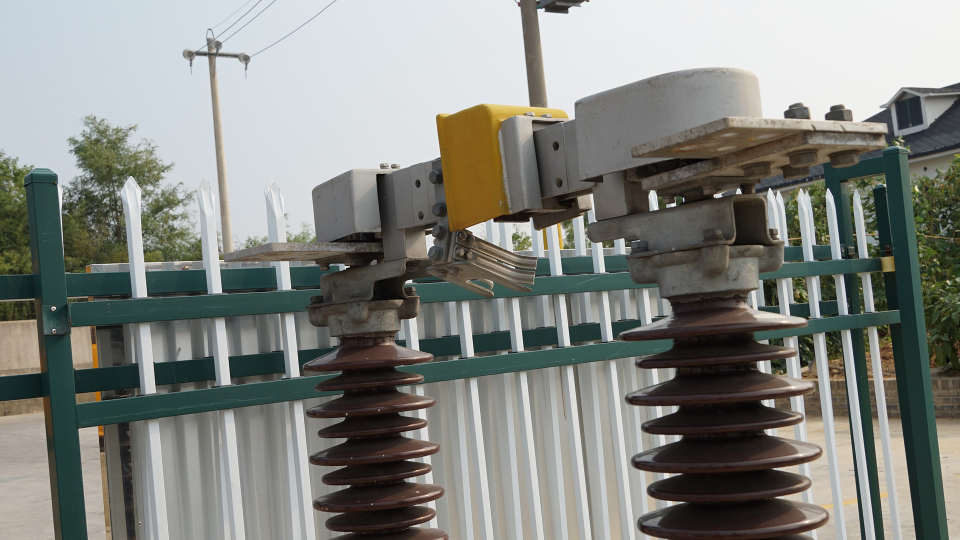
#> input picture Project2/0005_normal.jpg, 1920 x 1080 px (shown at 1/2 size)
$ python main.py   (older library calls are emulated)
#> lines starting #> are read from the running program, lines starting #| are printed output that depends on the picture; after the words box and inside, x2 and y2 are one past the last pixel; in counts of white or black regions, pixels touching at a corner belong together
#> further down, normal_img is the input picture: shape (1080, 1920, 3); mean B, G, R 128, 133.2, 131.1
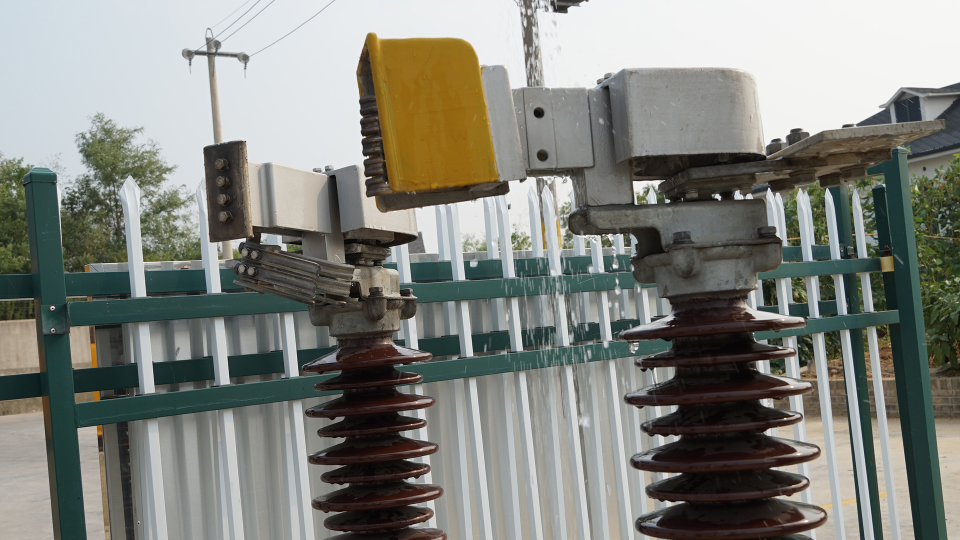
#> input picture Project2/0005_3.jpg, 1920 x 1080 px (shown at 1/2 size)
#> further down, abnormal_img is the input picture: shape (1080, 1920, 3); mean B, G, R 125.7, 132.2, 130.3
import cv2
import numpy as np
import os
import matplotlib.pyplot as plt
from skimage.segmentation import felzenszwalb
# define gaussian blur kernel size to remove minor distictions
k_size = 11
def preprocess_image(img):
    # Resize the image

    #Apply histogram equalization to improve contrast
    img_yuv = cv2.cvtColor(img, cv2.COLOR_BGR2YUV)
    img_yuv[:,:,0] = cv2.equalizeHist(img_yuv[:,:,0])
    img = cv2.cvtColor(img_yuv, cv2.COLOR_YUV2BGR)

    # Apply Gaussian blur to denoise the image
    img = cv2.GaussianBlur(img, (3, 3), 0)
    # blur it futher might be able to remove minor distictions?
    img = cv2.GaussianBlur(img, (k_size, k_size), 0)


    return img
# [12 lines of commented-out code are left out]

def abnoral_detection(normal_img,abnormal_img):
    #resize abnormal image
    abnormal_img = cv2.resize(abnormal_img, (640, 480))
#> abnormal_img: shape (480, 640, 3)
    normal_img = cv2.resize(normal_img, (640, 480))
#> normal_img: shape (480, 640, 3)
    org_gray = cv2.cvtColor(abnormal_img, cv2.COLOR_BGR2GRAY)
    # Convert images to grayscale
    normal_img_ = preprocess_image(normal_img)
#> in preprocess_image, `img_yuv = cv2.cvtColor(img, cv2.COLOR_BGR2YUV)`: img_yuv: shape (480, 640, 3); mean of channels 0, 1, 2 132, 126, 127.2
#> in preprocess_image, `img_yuv[:,:,0] = cv2.equalizeHist(img_yuv[:,:,0])`: img_yuv: shape (480, 640, 3); mean of channels 0, 1, 2 128.1, 126, 127.2
    abnormal_img_ = preprocess_image(abnormal_img)
#> in preprocess_image (call 2), `img_yuv = cv2.cvtColor(img, cv2.COLOR_BGR2YUV)`: img_yuv: shape (480, 640, 3); mean of channels 0, 1, 2 130.9, 125.5, 127.5
#> in preprocess_image (call 2), `img_yuv[:,:,0] = cv2.equalizeHist(img_yuv[:,:,0])`: img_yuv: shape (480, 640, 3); mean of channels 0, 1, 2 128.1, 125.5, 127.5


    # show the result
    # cv2.imshow('normal', normal_img_)
    cv2.imshow('abnormal', abnormal_img_)
    cv2.waitKey(0)
    cv2.destroyAllWindows()

    normal_gray = cv2.cvtColor(normal_img_, cv2.COLOR_BGR2GRAY)
    abnormal_gray = cv2.cvtColor(abnormal_img_, cv2.COLOR_BGR2GRAY)
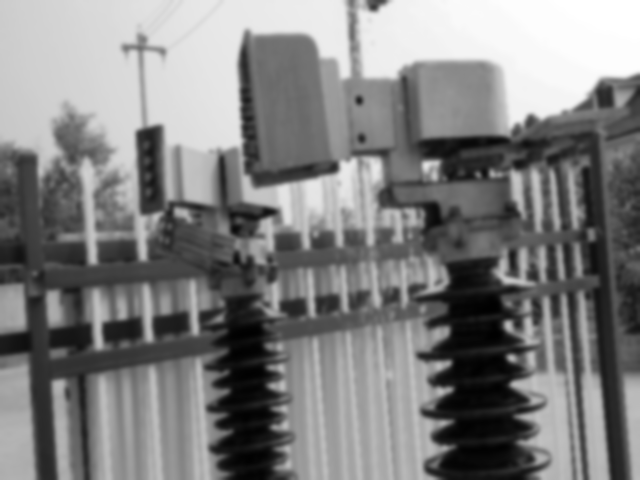
#> abnormal_gray: shape (480, 640); min 1, max 255, mean 128.2


    # Create a SIFT object
    sift = cv2.SIFT_create()

    # Set the scale range
    sift.setSigma(60)  # Set the sigma value to control the scale range

    # Detect keypoints and compute descriptors for both images
    kp1, des1 = sift.detectAndCompute(normal_gray, None)
#> kp1 = 6 keypoints; (x, y, size): (364, 428, 102.5), (159, 442, 82.3), (252, 227, 73), (183, 128, 114.9), (241, 282, 120.3), (241, 281, 120.1)
    kp2, des2 = sift.detectAndCompute(abnormal_gray, None)
#> kp2 = 3 keypoints; (x, y, size): (364, 429, 101.8), (545, 63, 80.3), (454, 150, 85.4)

    # Create BFMatcher object
    bf = cv2.BFMatcher()

    # Match descriptors of normal and abnormal image keypoints
    matches = bf.match(des1, des2)
#> matches = 6 matches

    # Sort matches by distance
    matches = sorted(matches, key=lambda x: x.distance)

    # Extract the matched keypoints
    #matched_kp1 = np.float32([kp1[m.queryIdx].pt for m in matches]).reshape(-1, 1, 2)
    #matched_kp2 = np.float32([kp2[m.trainIdx].pt for m in matches]).reshape(-1, 1, 2)
    # Extract the matched keypoints
    matched_kp1 = [kp1[m.queryIdx] for m in matches]
#> matched_kp1 has the same summary as kp1
    matched_kp2 = [kp2[m.trainIdx] for m in matches]
#> matched_kp2 = 6 keypoints; (x, y, size): (364, 429, 101.8), (364, 429, 101.8), (545, 63, 80.3), (454, 150, 85.4), (454, 150, 85.4), (454, 150, 85.4)

    # Find the unmatched keypoints
    unmatched_kp1 = [kp for kp in kp1 if kp not in matched_kp1]
#> unmatched_kp1 = []
    unmatched_kp2 = [kp for kp in kp2 if kp not in matched_kp2]
#> unmatched_kp2 = []
    # # Perform Felzenszwalb segmentation
    # segments = felzenszwalb(abnormal_gray, scale=300, sigma=0.5, min_size=30)
    #
    # # Create markers image
    # markers = np.zeros(abnormal_gray.shape[:2], dtype=np.int32)
    #
    # # Assign label to each segment
    # for i, segment in enumerate(np.unique(segments)):
    #     markers[segments == segment] = i + 1

    #plot the histogram of abnormal gray
    plt.hist(org_gray.ravel(), 256, [0, 256])
    plt.show()
#> figure, not shown here; tallest bar 5636 high, from x = 244 to 245

    # # Calculate gradient
    # sobel = cv2.Sobel(org_gray, cv2.CV_64F, 1, 1, ksize=5)
    #
    # # Apply gradient threshold
    # _, edge_map = cv2.threshold(sobel, 0.05, 1, cv2.THRESH_BINARY)
    #
    # # Invert edge map
    # #weight_map = 1 - edge_map
    # #mask abnormal_gray with edge map
    # abnormal_gray_ = org_gray * edge_map
    # #plot the histogram of abnormal gray_
    # plt.hist(abnormal_gray_.ravel(), 256, [0, 256])
    # plt.show()
    #
    # # Use weight map in Otsu's thresholding
    # abnormal_gray_ = abnormal_gray_.astype(np.uint8)
    # _, thresh = cv2.threshold(abnormal_gray_, 0, 255, cv2.THRESH_BINARY + cv2.THRESH_OTSU)
    # # Apply threshold using _as threshold value
    # _, thresh = cv2.threshold(org_gray, _, 255, cv2.THRESH_BINARY)
    #show the result

    _,thresh=cv2.threshold(org_gray, 0, 255, cv2.THRESH_BINARY + cv2.THRESH_OTSU)
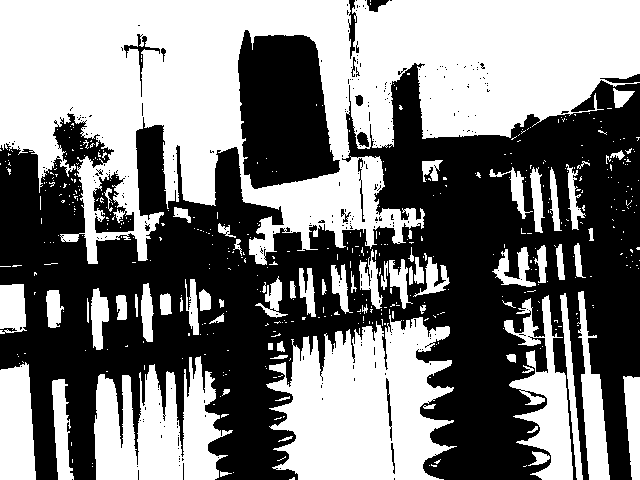
#> thresh: shape (480, 640); 49.5% white; 501 white regions (430 under 20 px), largest, box (x1, y1, x2, y2) and area: (0, 0, 640, 265) 89841, (266, 315, 457, 480) 21347, (94, 356, 233, 480) 11016
    cv2.imshow('result', thresh)
    cv2.waitKey(0)
    cv2.destroyAllWindows()
    kernel = np.ones((3, 3), np.uint8)
    opening = cv2.morphologyEx(thresh, cv2.MORPH_OPEN, kernel, iterations=2)
#> opening: shape (480, 640); 46.5% white; 70 white regions, largest, box (x1, y1, x2, y2) and area: (0, 0, 640, 261) 83632, (269, 318, 451, 480) 20373, (94, 365, 183, 480) 7372
    # sure background area
    sure_bg = cv2.dilate(opening, kernel, iterations=3)
#> sure_bg: shape (480, 640); 58% white; 10 black regions (7 under 20 px), largest, box (x1, y1, x2, y2) and area: (0, 38, 640, 480) 128841, (368, 0, 383, 8) 68, (350, 0, 354, 20) 47
    # Finding sure foreground area
    dist_transform = cv2.distanceTransform(opening, cv2.DIST_L2, 5)
    ret, sure_fg = cv2.threshold(dist_transform, 0.7 * dist_transform.max(), 255, 0)
#> sure_fg: shape (480, 640) float32; 0.45% white; 2 white regions (1 under 20 px), largest, box (x1, y1, x2, y2) and area: (0, 0, 44, 49) 1363
#> ret = 90.08
    # Finding unknown region
    sure_fg = np.uint8(sure_fg)
    unknown = cv2.subtract(sure_bg, sure_fg)
#> unknown: shape (480, 640); 57.6% white; 12 black regions (8 under 20 px), largest, box (x1, y1, x2, y2) and area: (0, 38, 640, 480) 128841, (0, 0, 44, 49) 1363, (368, 0, 383, 8) 68, (350, 0, 354, 20) 47

    # Marker labelling
    ret, markers = cv2.connectedComponents(sure_fg)
#> markers: shape (480, 640) int32; 3 distinct labels, from 0 to 2
#> ret = 3
    # Add one to all labels so that sure background is not 0, but 1
    markers = markers + 1
#> markers: shape (480, 640) int32; 3 distinct labels, from 1 to 3
    # Now, mark the region of unknown with zero
    markers[unknown == 255] = 0
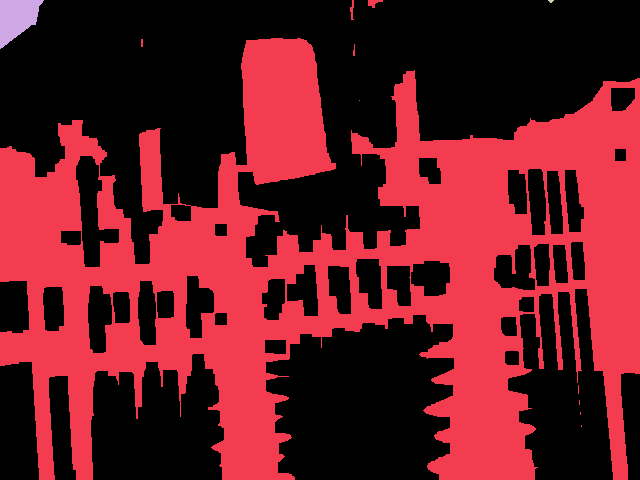
#> markers: shape (480, 640) int32; 4 distinct labels, from 0 to 3; one colour per label, 0 black
    markers = cv2.watershed(abnormal_img, markers)
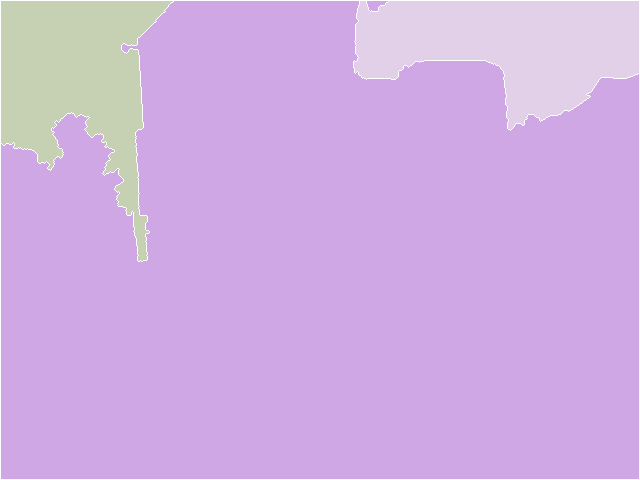
#> markers: shape (480, 640) int32; 4 distinct labels, from -1 to 3; one colour per label, 0 black, -1 white
    red = [255, 0, 0]

    abnormal_img[markers == -1] = red
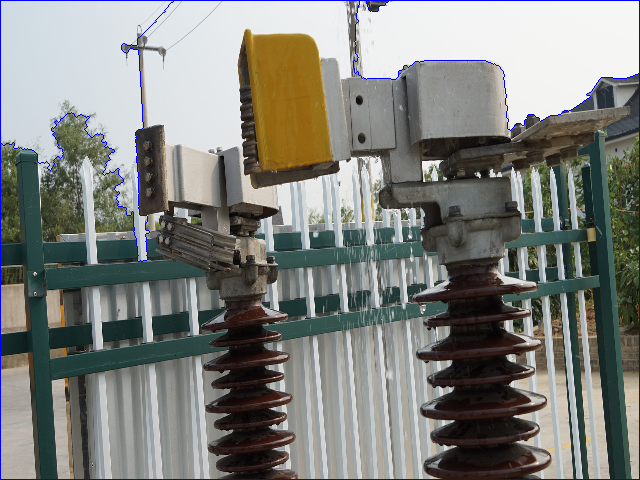
#> abnormal_img: shape (480, 640, 3); mean of channels 0, 1, 2 126.9, 130.4, 128.6; drawn as B, G, R

    fig, ax = plt.subplots(figsize=(6, 6))
    ax.imshow(markers, cmap="tab20b")
    # Draw unmatched keypoints

    for kp in unmatched_kp2:
        ax.plot(kp.pt[0], kp.pt[1], 'ro', markersize=6)
#> this loop made 0 passes
    ax.axis('off')
    plt.show()


    # Find the object with the most unmatched keypoints
    max_unmatched_keypoints = 0
    abnormal_object_index = 0
    # Convert unmatched_kp2 to an array of (x,y) coordinates
    unmatched_coords = np.float32([kp.pt for kp in unmatched_kp2]).reshape(-1, 1, 2)
#> unmatched_coords = empty array
    for label in range(1, np.max(markers)):
        mask = np.zeros_like(markers, dtype=np.uint8)
        mask[markers == label] = 255

        unmatched_kp2_coords = [kp.pt for kp in unmatched_kp2]
        object_mask_pixels = np.where(mask == 255)

        num_unmatched_in_object = 0
        for kp_coord in unmatched_kp2_coords:
            x, y = kp_coord
            if mask[int(y), int(x)] == 255:
                num_unmatched_in_object += 1
        if num_unmatched_in_object > max_unmatched_keypoints:
            max_unmatched_keypoints = num_unmatched_in_object
            abnormal_object_index = label
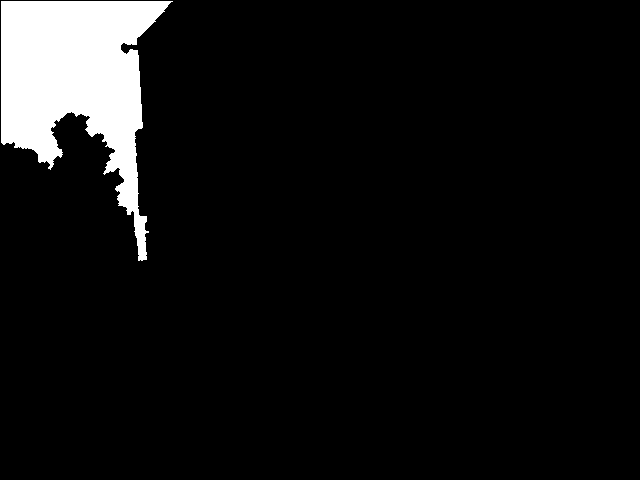
#> mask: shape (480, 640); 7.1% white; 1 white region, box (x1, y1, x2, y2) and area: (1, 1, 173, 261) 21724
#> after the loop, abnormal_object_index = 0; max_unmatched_keypoints = 0
    print("index:",abnormal_object_index,"max_unmatched_keypoints:",max_unmatched_keypoints)
#| index: 0 max_unmatched_keypoints: 0

    # Create a mask for the abnormal object
    abnormal_object_mask = (markers == abnormal_object_index).astype(np.uint8) * 255
#> abnormal_object_mask: shape (480, 640); every value is 0

    # Find the contours of the abnormal object
    contours, _ = cv2.findContours(abnormal_object_mask, cv2.RETR_EXTERNAL, cv2.CHAIN_APPROX_SIMPLE)
#> contours = []

    # Draw rectangles around the abnormal object
    for contour in contours:
        x, y, w, h = cv2.boundingRect(contour)
        cv2.rectangle(abnormal_img, (x, y), (x + w, y + h), (0, 255, 0), 10)
    # show the result

    cv2.imshow('abnormal', abnormal_img)
    cv2.waitKey(0)
    cv2.destroyAllWindows()

    return abnormal_img

# Press the green button in the gutter to run the script.
if __name__ == '__main__':
    # Read the normal and abnormal images
    normal_img = cv2.imread('Project2/0005_normal.jpg')
    abnormal_img = cv2.imread('Project2/0005_3.jpg')

    # Preprocessing (if necessary)


    # Apply any preprocessing steps here, such as resizing, denoising, or histogram equalization, if required.
    # create result folder
    if not os.path.exists('result'):
        os.mkdir('result')
    # Detect and square the abnormal object in the abnormal image
    result_img = abnoral_detection(normal_img, abnormal_img)

    # Save the result
    cv2.imwrite('result/00005_3_result.jpg', result_img)
